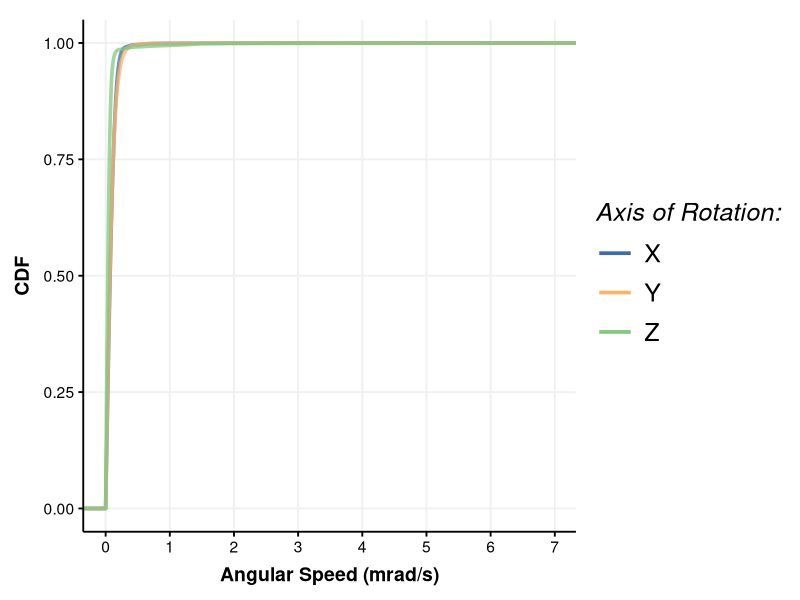

This chart was generated by the following R code:
library(ggplot2)
library(reshape)

theme_Publication <- function(use_major_gridlines = TRUE, use_minor_gridlines = FALSE, base_size=14, base_family="helvetica") {
      library(grid)
      library(ggthemes)

      major_elem <- element_blank()
      if (use_major_gridlines) {
         major_elem <- element_line(colour="#f0f0f0")
      }

      minor_elem <- element_blank()
      if (use_minor_gridlines) {
         minor_elem <- element_line(colour="#f0f0f0")
      }

      (theme_foundation(base_size=base_size, base_family=base_family)
       + theme(plot.title = element_text(face = "bold",
                                         size = rel(1.2), hjust = 0.5),
               text = element_text(),
               panel.background = element_rect(colour = NA),
               plot.background = element_rect(colour = NA),
               panel.border = element_rect(colour = NA),
               axis.title = element_text(face = "bold",size = rel(1)),
               axis.title.y = element_text(angle=90,vjust =2),
               axis.title.x = element_text(vjust = -0.2),
               axis.text = element_text(), 
               axis.line = element_line(colour="black"),
               axis.ticks = element_line(),
               panel.grid.major = major_elem,
               panel.grid.minor = minor_elem,
               legend.key = element_rect(colour = NA),
               legend.position = "bottom",
               legend.direction = "horizontal",
               legend.key.size= unit(0.2, "cm"),
               legend.spacing = unit(0, "cm"),
               legend.title = element_text(face="italic"),
               legend.margin = margin(t = 0, unit = "cm"),
               plot.margin = unit(c(5,5,5,5),"mm"),
               strip.background=element_rect(colour="#f0f0f0",fill="#f0f0f0"),
               strip.text = element_text(face="bold")
          ))
}

scale_fill_Publication <- function(...){
      library(scales)
      discrete_scale("fill","Publication",manual_pal(values = c("#386cb0","#fdb462","#7fc97f","#ef3b2c","#662506","#a6cee3","#fb9a99","#984ea3","#ffff33")), ...)

}

scale_colour_Publication <- function(...){
      library(scales)
      discrete_scale("colour","Publication",manual_pal(values = c("#386cb0","#fdb462","#7fc97f","#ef3b2c","#662506","#a6cee3","#fb9a99","#984ea3","#ffff33")), ...)
}

filter_data <- function(data){
	colnames(data) <- c("time", "Y", "Z", "X")

	return(subset(data, !is.na(Y)))
}

def_width <- 7
def_height <- 3

make_cdf <- function(data, f_name, scale_factor = 1.0, apply_abs = TRUE, legend_position = "right",  legend_direction = "vertical") {
	data <- melt(data[c("X", "Y", "Z")])

	data$value <- data$value * scale_factor

	if (apply_abs) {
		data$value <- abs(data$value)
	}

	plt <- ggplot(data, aes(value, color = variable)) + stat_ecdf(alpha = 0.75, size = 1.25)
	plt <- plt + theme_Publication() + scale_fill_Publication() + scale_colour_Publication(labels = c("X", "Y", "Z"))

	plt <- plt + theme(legend.position = legend_position, legend.direction = legend_direction, legend.key.size = unit(1, "cm"),
						legend.title = element_text(face = "italic", size = 18),
						legend.text = element_text(size = 18),
						legend.background = element_rect(fill = alpha('white', 0.0)))

	plt <- plt + guides(colour = guide_legend(override.aes = list(size = 3, alpha = 1.0)))

   plt <- plt + scale_x_continuous(breaks = round(seq(0, 7)))

   plt <- plt + labs(x = "Angular Speed (mrad/s)", y = "CDF", colour = "Axis of Rotation:")


	ggsave(paste(c("graphs/", f_name, ".png"), collapse = ""), plot = plt, width = def_width, height = def_height)
}

j_data <- read.table("data/All Data - J.tsv", header = TRUE, sep = "\t")
s10_data <- read.table("data/All Data - S10.tsv", header = TRUE, sep = "\t")
s60_data <- read.table("data/All Data - S60.tsv", header = TRUE, sep = "\t")
top1_data <- read.table("data/All Data - test1top.tsv", header = TRUE, sep = "\t")
top2_data <- read.table("data/All Data - test2top.tsv", header = TRUE, sep = "\t")
top3_data <- read.table("data/All Data - test3top.tsv", header = TRUE, sep = "\t")

j_data <- filter_data(j_data)
s10_data <- filter_data(s10_data)
s60_data <- filter_data(s60_data)
top1_data <- filter_data(top1_data)
top2_data <- filter_data(top2_data)
top3_data <- filter_data(top3_data)

all_data <- rbind(top1_data, top2_data, top3_data)

# make_cdf(j_data, "j_data", scale_factor = 1000.0, apply_abs = TRUE)
# make_cdf(s10_data, "s10_data", scale_factor = 1000.0, apply_abs = TRUE)
# make_cdf(s60_data, "s60_data", scale_factor = 1000.0, apply_abs = TRUE)
# make_cdf(top1_data, "top1_data", scale_factor = 1000.0, apply_abs = TRUE)
# make_cdf(top2_data, "top2_data", scale_factor = 1000.0, apply_abs = TRUE)
# make_cdf(top3_data, "top3_data", scale_factor = 1000.0, apply_abs = TRUE)

make_cdf(all_data, "angular_speed_cdf_sidelegend", scale_factor = 1000.0, apply_abs = TRUE)
